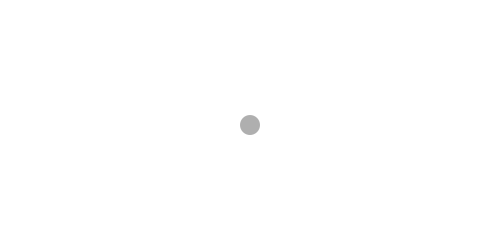
Frame 1 (no input)
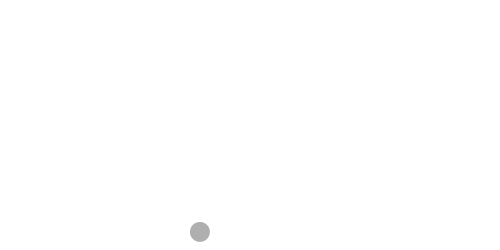
Frame 60 (the mouse pressed at the canvas centre just before this capture)
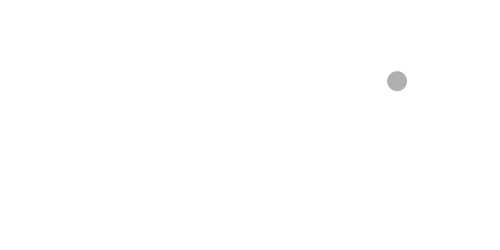
Frame 120 (the mouse held since frame 60 and released just before this capture)

The Processing sketch that drew these frames (run headless with seeded random() and noise(); from frame 60 on, the mouse is pressed at the canvas centre):

// Processing sketch: vectorDynamicAcceleration
// ── vectorDynamicAcceleration.pde
Mover m;

class Mover {
  PVector location;
  PVector velocity;
  PVector acceleration;
  
  Mover() {
    location = new PVector(width/2, height/2);
    velocity = new PVector(0, 0);
    velocity.limit(10);
    acceleration = new PVector(-0.001, 0.01);
  }
  
  void update() {
    velocity.add(acceleration);
    location.add(velocity);
    acceleration = PVector.random2D();
    acceleration.mult(random(2));
  }
  
  void display() {
    noStroke();
    fill(175);
    ellipse(location.x, location.y, 20, 20);
  }
  
  void checkBoundaries() {
    if (location.x > width) location.x = 0;
    else if (location.x < 0) location.x = width;
    
    if (location.y > height) location.y = 0;
    else if (location.y < 0) location.y = height;
  }
}

void setup() {
  size(500, 250);
  m = new Mover();
}

void draw() {
  background(255);
  m.update();
  m.checkBoundaries();
  m.display();
}
